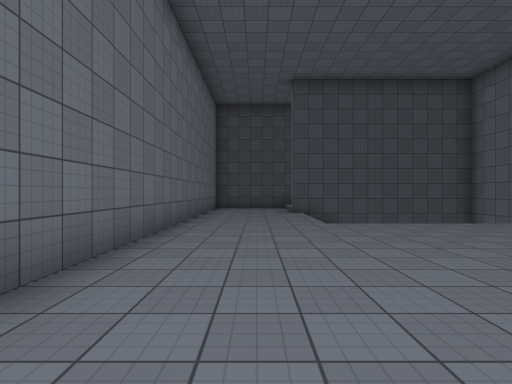
[1] (above)

24 first-person views from a walk through a scene from a Unity 3-D project. The camera is 1.4 m above the floor, looks level and sees 80° across. The floor is counted in squares, 2 m on a side. Each view is taken from the middle of a square. On the plan, view 1 faces up. The plan holds only what a view shows up to about 10 squares ahead; the rest is blank. The place goes on beyond the plan. Surface patterns are stand-ins for the level's own textures.

[2]
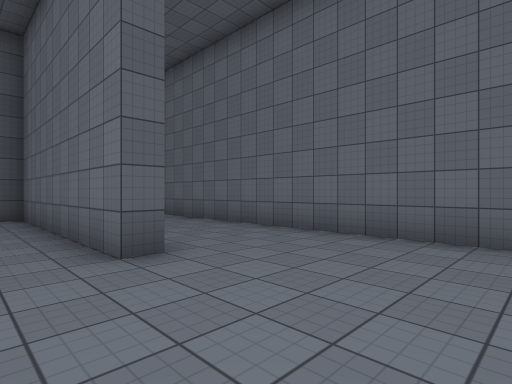

[3]
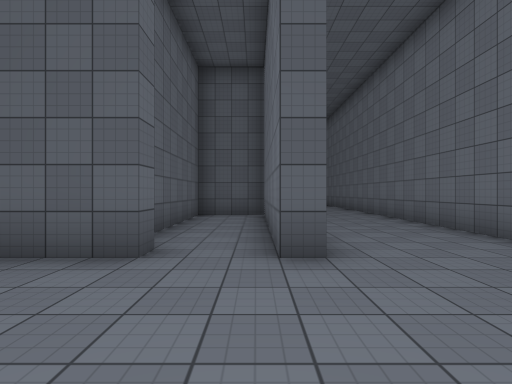

[4]
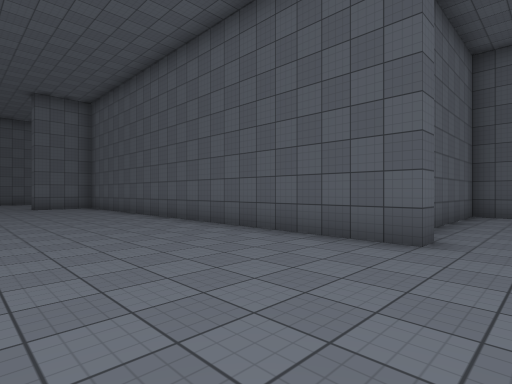

[5]
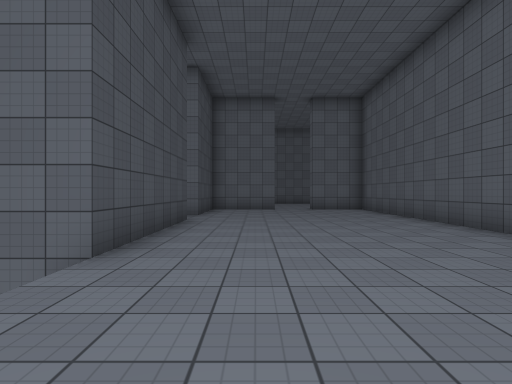

[6]
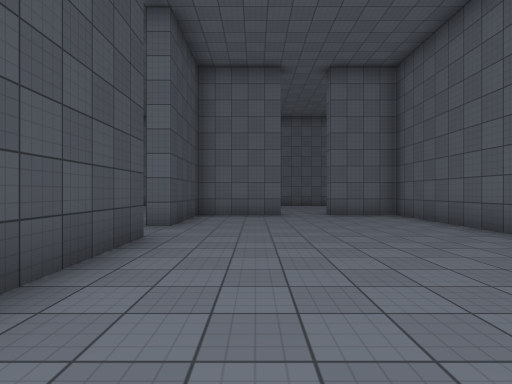

[7]
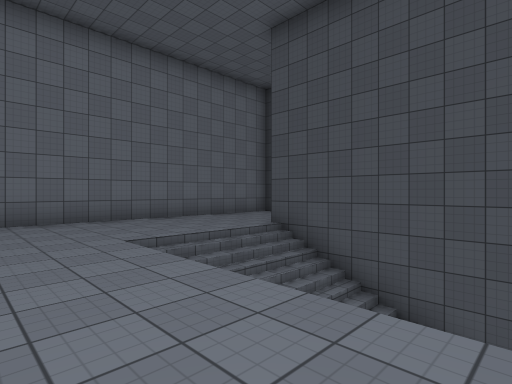

[8]
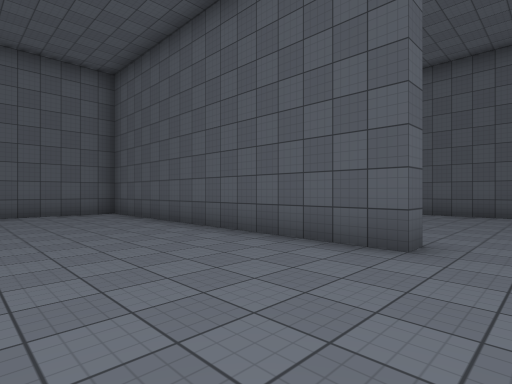

[9]
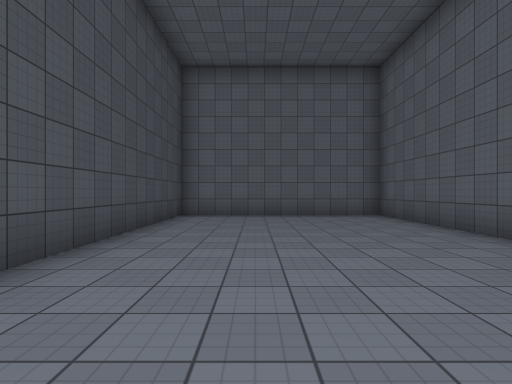

[10]
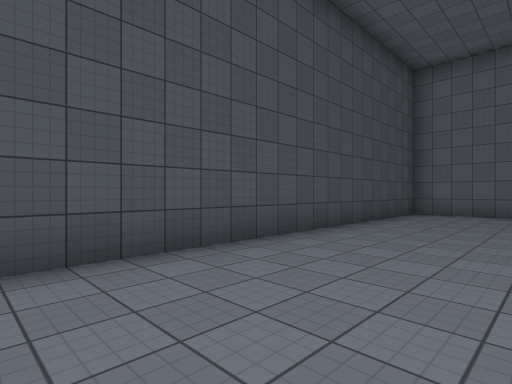

[11]
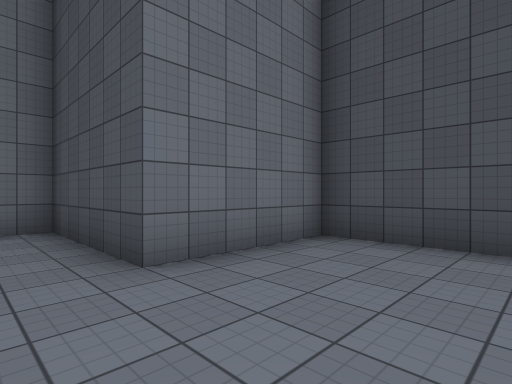

[12]
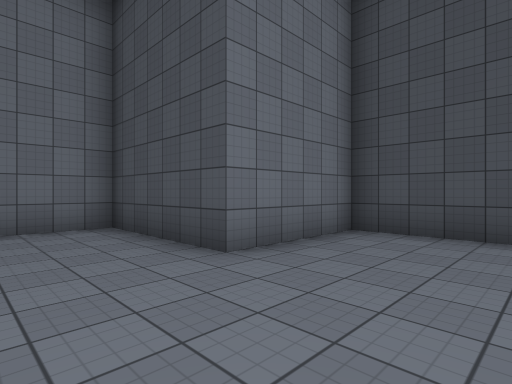

[13]
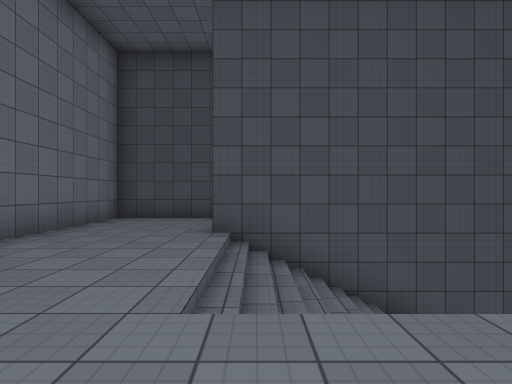

[14]
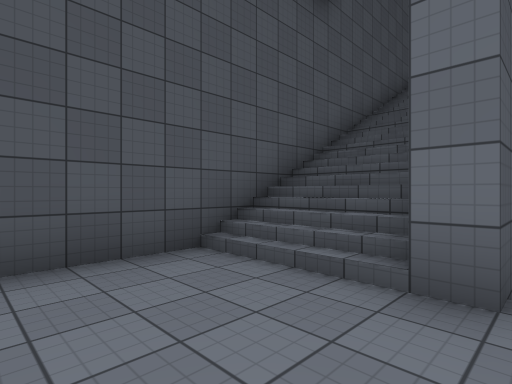

[15]
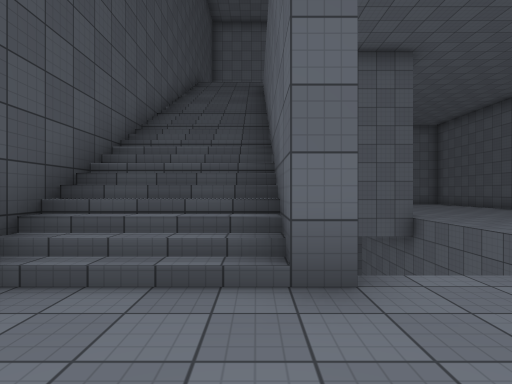

[16]
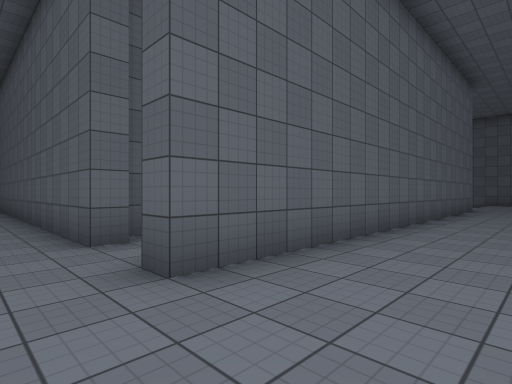

[17]
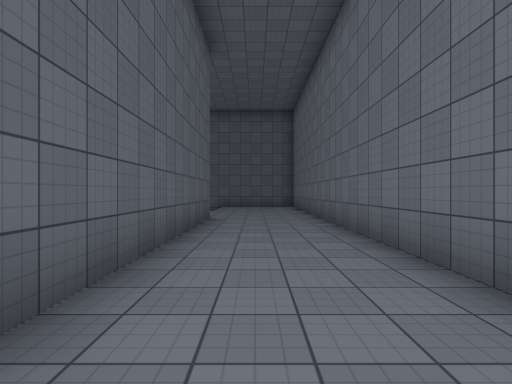

[18]
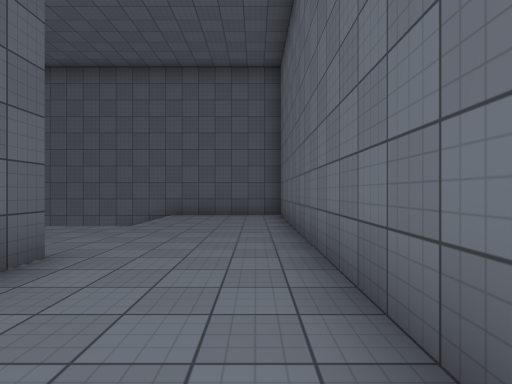

[19]
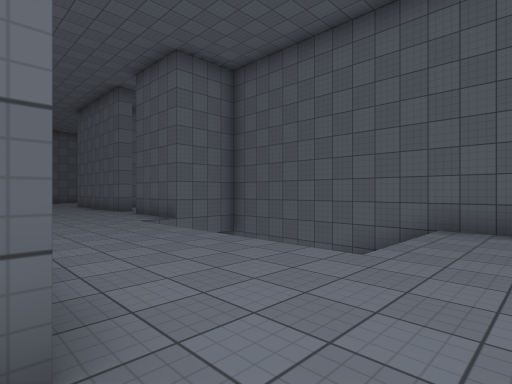

[20]
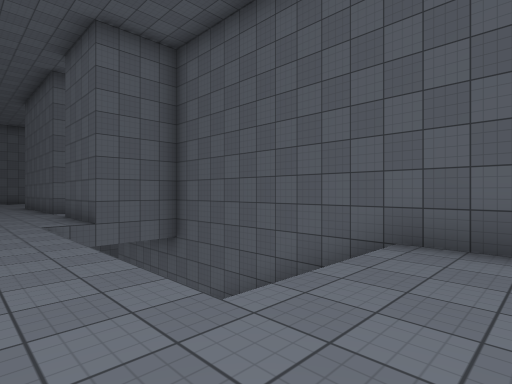

[21]
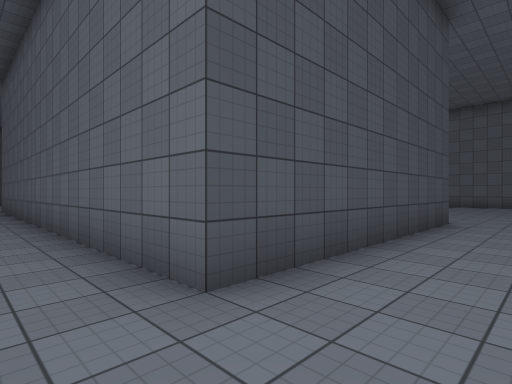

[22]
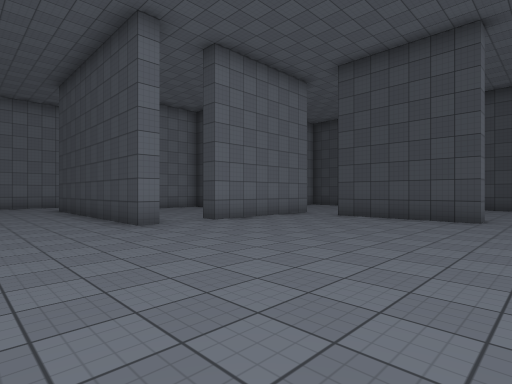

[23]
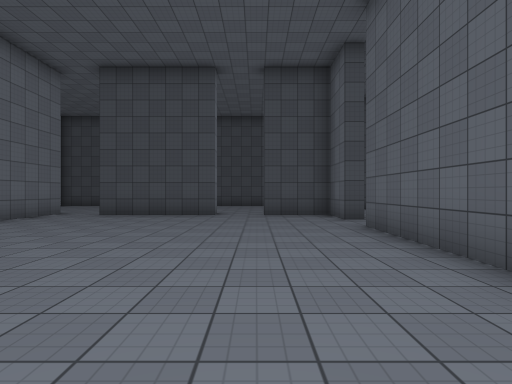

[24]
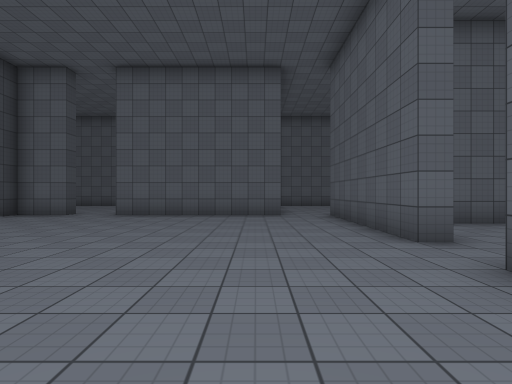

### Floor plan
Key: @ floor where view 1 was taken; # wall or solid block; . floor; / step, stairs or slope.
Columns run from 2 left of view 1 to 23 right of it. Each row starts with its distance up from view 1.
 14 ##########################
 13 #...//////// /...........#
 12 #...//////// /...........#
 11 #...//////// /...........#
 10 #...########.............#
  9 #...//    /..............#
  8 #...//     ..............#
  7 #...//////####..##########
  6 #.................#
  5 #.................#
  4 #...................
  3 #...................
  2 #.................#
  1 #.................#
  0 #.@#..#############
 -1 #..#..#
 -2 #..#..#
 -3 #..#..#
 -4 #..#..#
 -5 #..#..#        ..
 -6 #..####  #.####..##
 -7 #..#     #........#
 -8 #..#     #.........
 -9 #..#    .#........#
-10 #..#    ..........#
-11 #..#######........#
-12 #.................#
-13 #.................#
-14 #.................#
-15 #.../    ////......
-16 #.../       /.#####
-17 #.../////     ..#
-18 #########      .#
-19                 #

Positions as (right, up) in squares from view 1, and headings:
1: (0, 0), facing up
2: (3, 4), facing down-left
3: (2, 4), facing down
4: (2, 5), facing down-right
5: (4, 5), facing right
6: (7, 5), facing right
7: (6, 5), facing up-left
8: (12, 11), facing down-right
9: (13, 11), facing right
10: (12, 10), facing up-right
11: (14, 9), facing up-left
12: (14, 8), facing up-left
13: (2, 5), facing up
14: (-1, 10), facing up-right
15: (-1, 11), facing right
16: (-1, 2), facing down-right
17: (0, -3), facing down
18: (-1, -8), facing down
19: (0, -11), facing down-right
20: (0, -13), facing down-right
21: (0, -13), facing up-right
22: (14, -14), facing up-left
23: (14, -15), facing up
24: (7, -13), facing right
